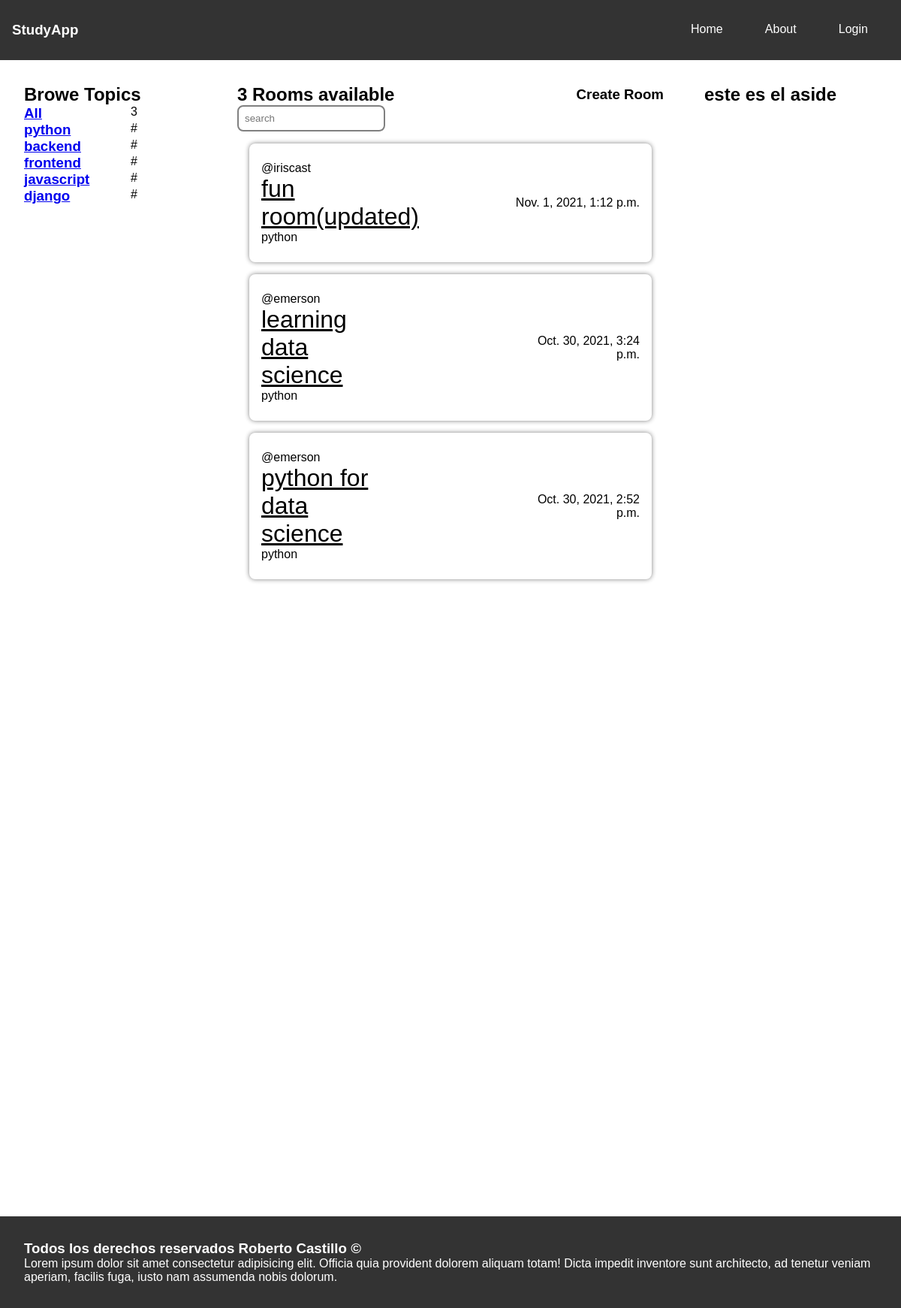
The app's page /?q=1 with its own data.
### base/models.py (models this page shows, shortened)
class Topic (models.Model):
    name = models.CharField(max_length=200)

class Room(models.Model):
    host = models.ForeignKey(User,on_delete=models.SET_NULL,null=True)
    topic = models.ForeignKey(Topic,on_delete=models.SET_NULL,null=True)
    name = models.CharField(max_length=200)
    desc = models.TextField(null=True,blank=True)
    updated = models.DateTimeField(auto_now=True)
    created = models.DateTimeField(auto_now_add=True)
    class Meta:
        ordering = ['-updated','-created']

### base/views.py (the view)
# urls.py: path('', home,name="home",),
def home(req):
    topic = req.GET.get('q')
    name = req.GET.get('name')
    rooms = None
    if topic:
        rooms = Room.objects.filter(topic=topic)
    elif name:
        rooms = Room.objects.filter(
            Q(topic__name__icontains=name) |
            Q(name__icontains=name) |
            Q(desc__icontains=name)
        )
    else:
        rooms = Room.objects.all()
    topics = Topic.objects.all()
    context = {'rooms':rooms,'topics':topics}
    return render(req,'base/home.html',context)

### base/templates/base/home.html (shortened to what this page needs)
{% include 'nav.html' %}
<main>
  <div class="sidebar">
    <h2>Browe Topics</h2>
    <div class="topic">
      <h3><a href="{% url 'home' %}">All</a></h3>
      <span> {{rooms.count}} </span>
    </div>
    {% for topic in topics%}
    <div class="topic">
      <h3><a href="{% url 'home' %}?q={{topic.id}}">{{ topic.name }}</a></h3>
      <span>#{{ topic.room }}</span>
    </div>
    {% endfor %}
  </div>
  <div class="rooms">
    <div class="menu">
      <h2>{{ rooms.count }} Rooms available</h2>
      <h3>
        <a href="{% url 'create-room' %}">Create Room</a>
      </h3>
    </div>
    <form action="" method="get">
      <input name="name" type="search" placeholder="search" />
    </form>
    {% for room in rooms%}
    <div class="card">
      <div class="content">
        <span>@{{ room.host.username }}</span>
        <a class="card-title" href="{% url 'room' room.id %}"
          >{{ room.name }}</a
        >
        <span>{{room.topic.name}}</span>
      </div>
      <div>
        <p>{{ room.created }}</p>
      </div>
    </div>
    {% endfor %}
  </div>
  <aside>
    <h2>este es el aside</h2>
  </aside>
</main>
{% include 'footer.html' %}

### base/templates/base/home.html (style rules this page uses)
.card { display: flex; align-items: center; justify-content: space-between; border-radius: 0.5rem; padding: 1rem; margin: 1rem; box-shadow: 0 0 6px gray; }
.card a { color: black; display: block; }
.card .card-title { font-size: 2rem; }
.menu { display: flex; align-items: center; justify-content: space-between; }
.menu a { color: black; text-decoration: none; }
.card > div { width: calc(100% / 3); display: block; margin: 0.5rem 0; }
.card div:not(:first-child) * { text-align: right; }
main { display: grid; grid-template-columns: 1fr 2fr 1fr; }
aside { text-align: center; }
.topic { display: flex; }
.topic * { width: calc(100% / 2); }
input[type="search"] { padding: 0.5rem; border: 2px gray solid; outline-color: rgb(0, 140, 255); border-radius: 0.5rem; }

### templates/nav.html (style rules this page uses)
* { font-family: sans-serif; padding: 0; margin: 0; }
main { margin: 2rem; }

### records on screen
Topic: name "python"
Topic: name "backend"
Topic: name "frontend"
Topic: name "javascript"
Topic: name "django"
Room: host.username "iriscast", name "fun room(updated)", topic.name "python", created "Nov. 1, 2021, 1:12 p.m."
Room: host.username "emerson", name "learning data science", topic.name "python", created "Oct. 30, 2021, 3:24 p.m."
Room: host.username "emerson", name "python for data science", topic.name "python", created "Oct. 30, 2021, 2:52 p.m."

### other values on screen
{{ rooms.count }} "3"
